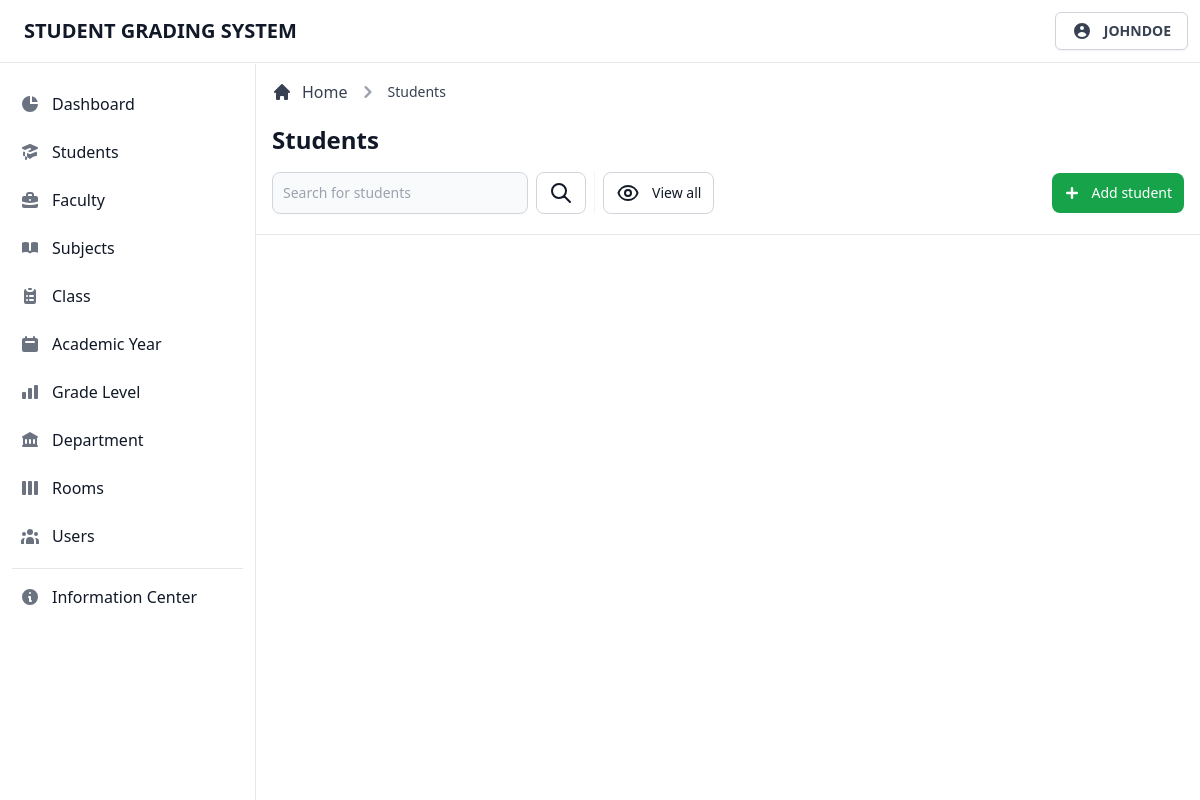
The page /admin/view/students.php (signed in) on the database as committed earlier.
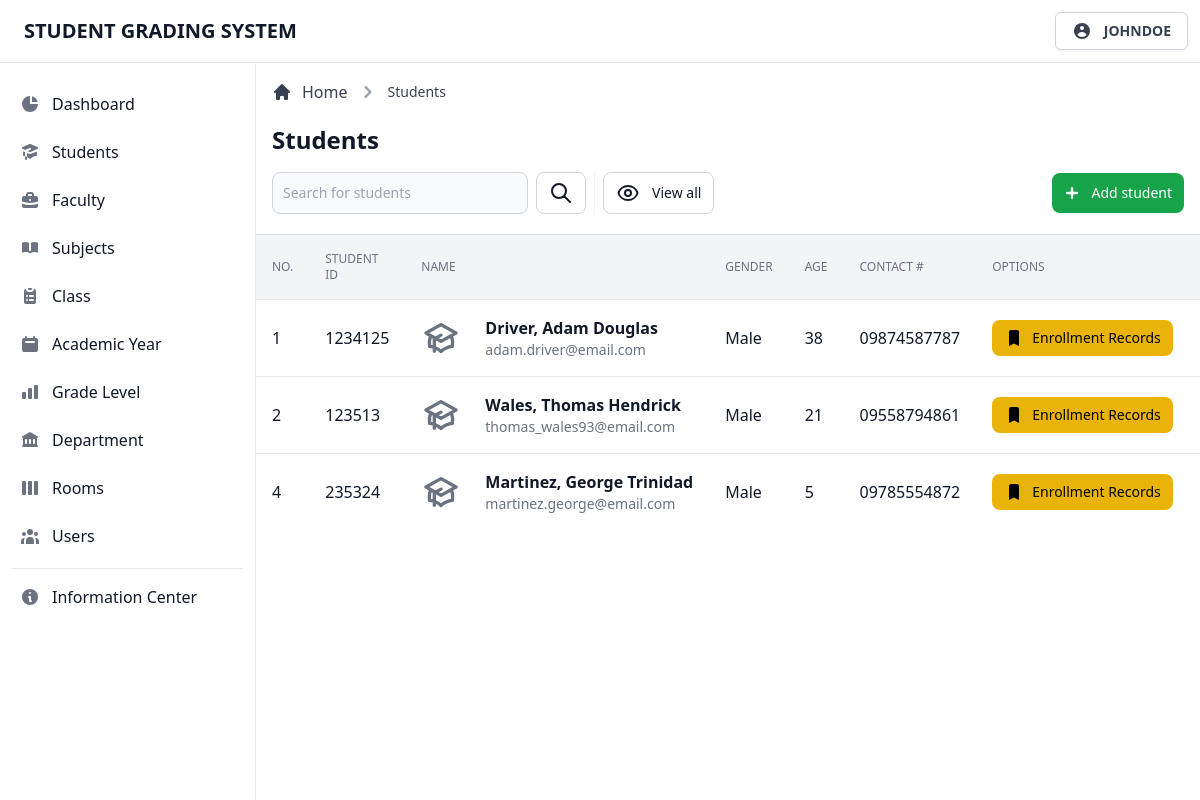
The same page on the database as committed later.
### tables this page shows
CREATE TABLE `tblstudents` (
  `student_id` int(11) NOT NULL,
  `student_number` int(11) NOT NULL,
  `student_fname` varchar(255) NOT NULL,
  `student_mname` varchar(255) NOT NULL,
  `student_lname` varchar(255) NOT NULL,
  `student_gender` varchar(255) NOT NULL,
  `student_bday` date NOT NULL,
  `student_status` varchar(255) NOT NULL,
  `student_age` int(11) NOT NULL,
  `student_nationality` varchar(255) NOT NULL,
  `student_religion` varchar(255) NOT NULL,
  `student_contact` varchar(255) NOT NULL,
  `student_email` varchar(255) NOT NULL,
  `student_address1` varchar(255) NOT NULL,
  `student_address2` varchar(255) NOT NULL
);

### admin/database/database.classes.php (called while the page is built)
<?php
class Dbh
{
  private $hostname = 'localhost';
  private $username = 'root';
  private $password = '';
  private $dbname = 'dbgradingsystem';
  public function connect()
  {
    try {
      $dbh = new PDO('mysql:host=' . $this->hostname . ';dbname=' . $this->dbname, $this->username, $this->password);
      return $dbh;
    } catch (PDOException $e) {
      print "Error!: " . $e->getMessage() . "<br>";
      die();
    }
  }
}

### admin/classes/display-data.classes.php (called while the page is built, shortened)
<?php
class DisplayStudents extends Dbh
{
  protected function getData()
  {
    $sql = 'SELECT * FROM tblstudents;';
    $stmt = $this->connect()->query($sql);
    $result = 0;
    while ($row = $stmt->fetchAll(PDO::FETCH_ASSOC)) {
      $result = $row;
    }
    return $result;
  }
}

### admin/controller/display-data.contr.php (called while the page is built, shortened)
<?php
class DisplayStudentsContr extends DisplayStudents
{
  public function fetchData()
  {
    $result = $this->getData();
    return $result;
  }
}

### admin/page/students/students-table.php (the view, shortened to what this page needs)
<div class="flex flex-col min-w-full overflow-hidden overflow-x-auto align-middle shadow">
  <table class="min-w-full divide-y divide-gray-200 table-fixed">
    <thead class="bg-gray-100">
      <tr>
        <th scope="col" class="th">
          No.
        </th>
        <th scope="col" class="th">
          Student ID
        </th>
        <th scope="col" class="th">
          Name
        </th>
        <th scope="col" class="th">
          Gender
        </th>
        <th scope="col" class="th">
          Age
        </th>
        <th scope="col" class="th">
          Contact #
        </th>
        <th scope="col" class="th">
          Options
        </th>
        <th scope="col" class="th">
        </th>
      </tr>
    </thead>
    <tbody class="bg-white divide-y divide-gray-200 ">
      <?php foreach ($result as $data) : ?>
        <tr class="hover:bg-gray-100 group">
          <td class="td">
            <div class="flex items-center">
              <?= $data['student_id']; ?>
            </div>
          </td>
          <td class="td">
            <div class="flex items-center capitalize">
              <?= $data['student_number']; ?>
            </div>
          </td>
          <td class="td-title">
            <div class="text-sm font-normal text-gray-500">
              <div class="text-base font-semibold text-gray-900 capitalize">
                <?= $data['student_lname'] . ', ' . $data['student_fname'] . ' ' . $data['student_mname']; ?>
              </div>
              <div class="text-sm font-normal text-gray-500">
                <?= $data['student_email']; ?>
              </div>
            </div>
          </td>
          <td class="td">
            <div class="flex items-center capitalize">
              <?= $data['student_gender']; ?>
            </div>
          </td>
          <td class="td">
            <div class="flex items-center capitalize">
              <?= $data['student_age']; ?>
            </div>
          </td>
          <td class="td">
            <div class="flex items-center capitalize">
              <?= $data['student_contact']; ?>
            </div>
          </td>
          <td class="p-4 space-x-2 whitespace-nowrap">
            <a href="records.php?studentnumber=<?= $data['student_number']; ?>" class="btn-yellow">
              <svg xmlns="http://www.w3.org/2000/svg" class="w-5 h-5 mr-2" viewBox="0 0 20 20" fill="currentColor">
                <path d="M5 4a2 2 0 012-2h6a2 2 0 012 2v14l-5-2.5L5 18V4z" />
              </svg>
              Enrollment Records
            </a>
          </td>
          <td class="p-4 space-x-2 text-right whitespace-nowrap">
          </td>
        </tr>
      <?php endforeach; ?>
    </tbody>
  </table>
</div>

### admin/view/students.php (shortened to what this page needs)
<?php
$user = $_SESSION['useruid'];
include_once '../database/database.classes.php';
include_once '../classes/display-data.classes.php';
include_once '../controller/display-data.contr.php';
$display = new DisplayStudentsContr;
$page = $search = $breadcrumb1 = $table = $link = 'students';
$modal = $btn = 'student';
$searchlink = 'students.php';
$breadcrumblink = '#';
?>
<!DOCTYPE html>
<html lang="en">
<head>
  <link rel="stylesheet" href="../../src/css/tailwind.css">
</head>
<body>
  <?php include_once '../templates/navbar.php'; ?>
  <div class="flex pt-16 overflow-hidden bg-white">
    <?php include_once '../templates/sidebar.php'; ?>
    <div id="main-content" class="relative w-full h-full ml-64 overflow-y-auto bg-gray-50">
      <main>
        <?php
        include_once '../templates/header.php';
        include_once '../includes/display-data.inc.php';
        ?>
      </main>
    </div>
  </div>
</body>
</html>

### admin/templates/navbar.php (shortened to what this page needs)
<header class="fixed z-30 w-full bg-white border-b border-gray-200">
  <nav class="flex items-center justify-between p-3">
    <div class="flex items-center justify-start">
      <a href="#" class="ml-3 text-xl font-bold text-gray-900 uppercase transition duration-75">Student Grading System</a>
    </div>
    <div class="relative text-left group">
      <button type="button" class="flex items-center justify-center w-full px-4 py-2 text-sm font-medium text-gray-700 bg-white border border-gray-300 rounded-md shadow-sm" id="menu-button" aria-expanded="true" aria-haspopup="true">
        <svg xmlns="http://www.w3.org/2000/svg" class="w-5 h-5" viewBox="0 0 20 20" fill="currentColor">
          <path fill-rule="evenodd" d="M18 10a8 8 0 11-16 0 8 8 0 0116 0zm-6-3a2 2 0 11-4 0 2 2 0 014 0zm-2 4a5 5 0 00-4.546 2.916A5.986 5.986 0 0010 16a5.986 5.986 0 004.546-2.084A5 5 0 0010 11z" clip-rule="evenodd" />
        </svg>
        <span class="flex-1 ml-3 font-semibold uppercase whitespace-nowrap"><?= $user; ?></span>
      </button>
    </div>
  </nav>
</header>

### admin/templates/sidebar.php (shortened to what this page needs)
<aside id="sidebar" class="fixed top-0 left-0 z-20 flex flex-col flex-shrink-0 w-64 h-full pt-16" aria-label="Sidebar">
  <div class="relative flex flex-col flex-1 min-h-0 pt-0 bg-white border-r border-gray-200">
    <div class="flex flex-col flex-1 pt-5 pb-4 overflow-y-auto">
      <div class="flex-1 px-3 space-y-1 bg-white divide-y">
        <ul class="pb-2 space-y-2">
          <li>
            <a href="../view/dashboard.php" class="flex items-center p-2 text-base font-normal text-gray-900 rounded-lg hover:bg-gray-100 group ">
              <svg xmlns="http://www.w3.org/2000/svg" class="w-5 h-5 text-gray-500 transition duration-75 group-hover:text-gray-900" viewBox="0 0 20 20" fill="currentColor">
                <path d="M2 10a8 8 0 018-8v8h8a8 8 0 11-16 0z" />
                <path d="M12 2.252A8.014 8.014 0 0117.748 8H12V2.252z" />
              </svg>
              <span class="flex-1 ml-3 whitespace-nowrap">Dashboard</span>
            </a>
          </li>
          <li>
            <a href="../view/students.php" class="flex items-center p-2 text-base font-normal text-gray-900 rounded-lg hover:bg-gray-100 group ">
              <span class="flex-1 ml-3 whitespace-nowrap">Students</span>
            </a>
          </li>
          <li>
            <a href="../view/faculty.php" class="flex items-center p-2 text-base font-normal text-gray-900 rounded-lg hover:bg-gray-100 group ">
              <span class="flex-1 ml-3 whitespace-nowrap">Faculty</span>
            </a>
          </li>
          <li>
            <a href="../view/subjects.php" class="flex items-center p-2 text-base font-normal text-gray-900 rounded-lg hover:bg-gray-100 group ">
              <span class="flex-1 ml-3 whitespace-nowrap">Subjects</span>
            </a>
          </li>
          <li>
            <a href="../view/class.php" class="flex items-center p-2 text-base font-normal text-gray-900 rounded-lg hover:bg-gray-100 group ">
              <span class="flex-1 ml-3 whitespace-nowrap">Class</span>
            </a>
          </li>
          <li>
            <a href="../view/year.php" class="flex items-center p-2 text-base font-normal text-gray-900 rounded-lg hover:bg-gray-100 group ">
              <span class="flex-1 ml-3 whitespace-nowrap">Academic Year</span>
            </a>
          </li>
          <li>
          <li>
            <a href="../view/grade-level.php" class="flex items-center p-2 text-base font-normal text-gray-900 rounded-lg hover:bg-gray-100 group ">
              <span class="flex-1 ml-3 whitespace-nowrap">Grade Level</span>
            </a>
          </li>
          <li>
            <a href="../view/department.php" class="flex items-center p-2 text-base font-normal text-gray-900 rounded-lg hover:bg-gray-100 group ">
              <span class="flex-1 ml-3 whitespace-nowrap">Department</span>
            </a>
          </li>
          <li>
            <a href="../view/rooms.php" class="flex items-center p-2 text-base font-normal text-gray-900 rounded-lg hover:bg-gray-100 group ">
              <span class="flex-1 ml-3 whitespace-nowrap">Rooms</span>
            </a>
          </li>
          <li>
            <a href="../view/users.php" class="flex items-center p-2 text-base font-normal text-gray-900 rounded-lg hover:bg-gray-100 group ">
              <span class="flex-1 ml-3 whitespace-nowrap">Users</span>
            </a>
          </li>
        </ul>
        <div class="pt-2 space-y-2">
          <a href="#" class="flex items-center p-2 text-base font-normal text-gray-900 transition duration-75 rounded-lg hover:bg-gray-100 group">
            <span class="ml-3">Information Center</span>
          </a>
        </div>
      </div>
    </div>
  </div>
</aside>

### admin/templates/header.php (shortened to what this page needs)
<div class="items-center justify-between block p-4 bg-white border-b border-gray-200 sm:flex">
  <div class="w-full mb-1">
    <div class="mb-4">
      <nav class="flex mb-5" aria-label="Breadcrumb">
        <ol class="inline-flex items-center space-x-1 md:space-x-2">
          <li class="inline-flex items-center">
            <a href="../view/dashboard.php" class="inline-flex items-center text-gray-700 hover:text-gray-900">
              <svg class="w-5 h-5 mr-2.5" fill="currentColor" viewBox="0 0 20 20" xmlns="http://www.w3.org/2000/svg">
                <path d="M10.707 2.293a1 1 0 00-1.414 0l-7 7a1 1 0 001.414 1.414L4 10.414V17a1 1 0 001 1h2a1 1 0 001-1v-2a1 1 0 011-1h2a1 1 0 011 1v2a1 1 0 001 1h2a1 1 0 001-1v-6.586l.293.293a1 1 0 001.414-1.414l-7-7z"></path>
              </svg>
              Home
            </a>
          </li>
          <li>
            <div class="flex items-center">
              <svg class="w-6 h-6 text-gray-400" fill="currentColor" viewBox="0 0 20 20" xmlns="http://www.w3.org/2000/svg">
                <path fill-rule="evenodd" d="M7.293 14.707a1 1 0 010-1.414L10.586 10 7.293 6.707a1 1 0 011.414-1.414l4 4a1 1 0 010 1.414l-4 4a1 1 0 01-1.414 0z" clip-rule="evenodd"></path>
              </svg>
              <a href="<?= $breadcrumblink; ?>" class="ml-1 text-sm font-medium text-gray-700 capitalize hover:text-gray-900 md:ml-2"><?= $breadcrumb1; ?></a>
            </div>
          </li>
        </ol>
      </nav>
      <h1 class="text-xl font-semibold text-gray-900 capitalize sm:text-2xl"><?= $page; ?></h1>
    </div>
    <div class="sm:flex">
      <div class="items-center hidden mb-3 sm:flex sm:divide-x sm:divide-gray-100 sm:mb-0">
        <form class="flex lg:pr-2" action="#" method="get">
          <div class="relative mr-2 lg:w-64 xl:w-96">
            <input type="text" name="search" class="bg-gray-50 border border-gray-300 text-gray-900 focus:outline-none sm:text-sm rounded-lg focus:ring-gray-200 focus:ring-4 block w-full p-2.5" placeholder="Search for <?= $search ?>" required>
          </div>
          <button type="submit" class="btn-header-white">
            <svg xmlns="http://www.w3.org/2000/svg" class="w-6 h-6" fill="none" viewBox="0 0 24 24" stroke="currentColor">
              <path stroke-linecap="round" stroke-linejoin="round" stroke-width="2" d="M21 21l-6-6m2-5a7 7 0 11-14 0 7 7 0 0114 0z" />
            </svg>
          </button>
        </form>
        <div class="flex pl-0 mt-3 space-x-1 sm:pl-2 sm:mt-0">
          <a href="<?= $searchlink ?>" class="btn-header-white">
            <span>View all</span>
          </a>
        </div>
      </div>
      <div class="flex items-center ml-auto space-x-2 sm:space-x-3">
        <button type="button" data-add-button class="<?= (empty($options) && $page == 'List of Loads') ? 'btn-header-green-disabled' : 'btn-header-green'; ?>" <?= (empty($options) && $page == 'List of Loads') ? 'disabled' : ''; ?>>
          <svg class="w-6 h-6 mr-2 -ml-1" fill="currentColor" viewBox="0 0 20 20" xmlns="http://www.w3.org/2000/svg">
            <path fill-rule="evenodd" d="M10 5a1 1 0 011 1v3h3a1 1 0 110 2h-3v3a1 1 0 11-2 0v-3H6a1 1 0 110-2h3V6a1 1 0 011-1z" clip-rule="evenodd"></path>
          </svg>
          <span>Add <?= $btn; ?></span>
        </button>
      </div>
    </div>
  </div>
</div>

### admin/includes/display-data.inc.php (shortened to what this page needs)
<?php
$result = $display->fetchData();
if (!empty($result)) {
  include_once '../page/' . $table . ' /' . $table . '-table.php';
}

Rows that differ between the two databases and show on the page:
added tblstudents: student_id "1", student_number "1234125", student_lname "Driver", student_fname "Adam", student_mname "Douglas", student_email "adam.driver@email.com", student_gender "Male", student_age "38", student_contact "09874587787"
added tblstudents: student_id "2", student_number "123513", student_lname "Wales", student_fname "Thomas", student_mname "Hendrick", student_email "thomas_wales93@email.com", student_gender "Male", student_age "21", student_contact "09558794861"
added tblstudents: student_id "4", student_number "235324", student_lname "Martinez", student_fname "George", student_mname "Trinidad", student_email "martinez.george@email.com", student_gender "Male", student_age "5", student_contact "09785554872"
Other text that changed with them:
text now shown: "NO. STUDENT ID NAME GENDER AGE CONTACT # OPTIONS"
